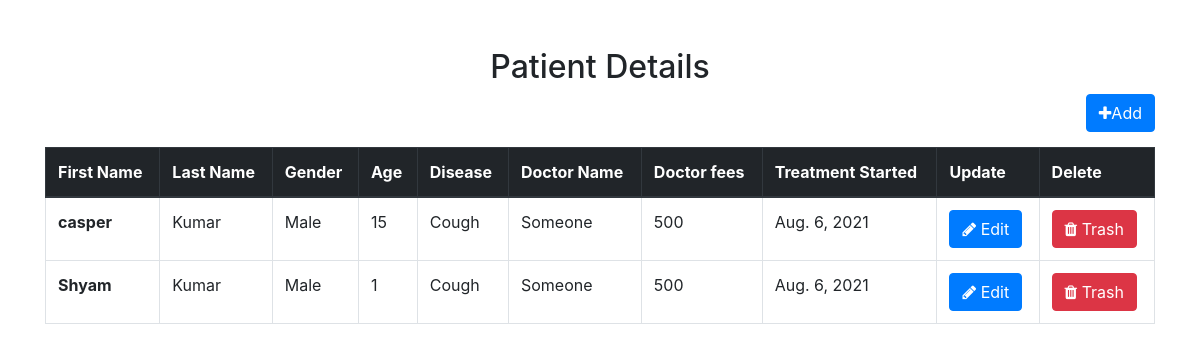
The page / on the database its author committed.
### patients/models.py (models this page shows, shortened)
class Patients(models.Model):
    gender_choice = (
        ('Male', 'Male'),
        ('Female', 'Female'),
        ('Other', 'Other')
    )
    first = models.CharField(max_length=30)
    last = models.CharField(max_length=30)
    gender = models.CharField(max_length=200, null=True, blank=True, choices=gender_choice, default='Pending')
    age = models.IntegerField(max_length=200, default=1, validators=[MaxValueValidator(120), MinValueValidator(1)])
    disease = models.CharField(max_length=20)
    doctor_name = models.CharField(max_length=20)
    doctor_fees = models.CharField(max_length=20, default=500)
    date = models.DateField(auto_now_add=True)
    class Meta:
        verbose_name_plural = "Patient Information"

### patients/views.py (the view)
# urls.py: path('', views.index, name="index"),
def index(request):
    tasks = Patients.objects.all().order_by('-id')
    form = PatientForm()
    if request.method == 'POST':
        form = PatientForm(request.POST)
        if form.is_valid():
            form.save()
        return redirect("/")
    context = {'tasks': tasks, 'form': form}
    return render(request, 'index.html', context)

### patients/templates/index.html (shortened to what this page needs)
<!DOCTYPE html>
<html lang="en">
<head>
    <link rel="stylesheet" href="https://maxcdn.bootstrapcdn.com/bootstrap/4.0.0/css/bootstrap.min.css">
    <link rel="stylesheet" href="https://cdnjs.cloudflare.com/ajax/libs/font-awesome/4.7.0/css/font-awesome.min.css">
</head>
<body>
    <div class="container table-responsive py-5"><center><h2>Patient Details</h2></center><a href="{% url 'add' %}"><button class="btn btn-primary" style="float: right; margin-bottom:15px;" ><i class='fa fa-plus'></i>Add</button></a><br>
    <table class="table table-bordered table-hover">
      <thead class="thead-dark">
        <tr>
          <th scope="col">First Name</th>
          <th scope="col">Last Name</th>
          <th scope="col">Gender</th>
          <th scope="col">Age</th>
          <th>Disease</th>
          <th>Doctor Name</th>
          <th>Doctor fees</th>
          <th>Treatment Started</th>
            <th>Update</th>
            <th>Delete</th>
        </tr>
      </thead>
        <tbody>
      {% for t in tasks %}
        <tr>
          <th scope="row">{{t.first}}</th>
          <td>{{t.last}}</td>
          <td>{{t.gender}}</td>
          <td>{{t.age}}</td>
          <td>{{t.disease}}</td>
          <td>{{t.doctor_name}}</td>
          <td>{{t.doctor_fees}}</td>
          <td>{{t.date}}</td>
            <td><a href="{% url 'update' t.id %}"><button class="btn btn-primary"><i class='fa fa-pencil'></i> Edit</button></a></td>
            <td><a href="{% url 'delete' t.id %}"><button class="btn btn-danger"><i class="fa fa-trash"></i> Trash</button></a></td>
        </tr>
      {% endfor %}
      </tbody>
    </table>
    </div>
</body>
</html>

### rows shown on the page
Patients: first "casper", last "Kumar", gender "Male", age "15", disease "Cough", doctor_name "Someone", doctor_fees "500", date "Aug. 6, 2021"
Patients: first "Shyam", last "Kumar", gender "Male", age "1", disease "Cough", doctor_name "Someone", doctor_fees "500", date "Aug. 6, 2021"
